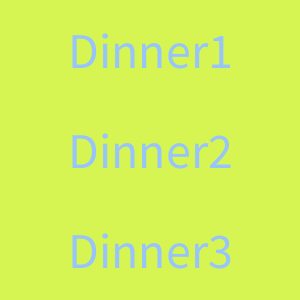
Frame 1 (no input)
Frame 60 (the mouse pressed at the canvas centre just before this capture): identical to frame 1, image omitted
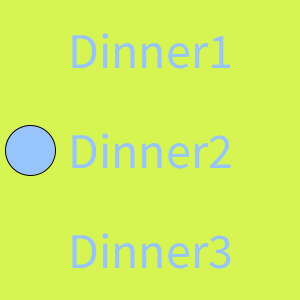
Frame 120 (the mouse held since frame 60 and released just before this capture)

The Processing sketch that drew these frames (run headless with seeded random() and noise(); from frame 60 on, the mouse is pressed at the canvas centre):

// Processing sketch: week13_5_dinner_random
// ── week13_5_dinner_random.pde
void setup()
{
  size(300, 300);
  fill(#97C4FA);//#F5527D
  textSize(50);
  textAlign(CENTER, CENTER);
}
int choice = -1;
void draw()
{
  background(#D6F552);
  text("Dinner1", 150, 50);
  text("Dinner2", 150, 150);
  text("Dinner3", 150, 250);
  //int choice = mouseX % 3;
  if(choice == 0) ellipse(30, 50, 50, 50);
  if(choice == 1) ellipse(30, 150, 50, 50);
  if(choice == 2) ellipse(30, 250, 50, 50);
}
void mousePressed()
{
  choice = int( random(3) );
}
